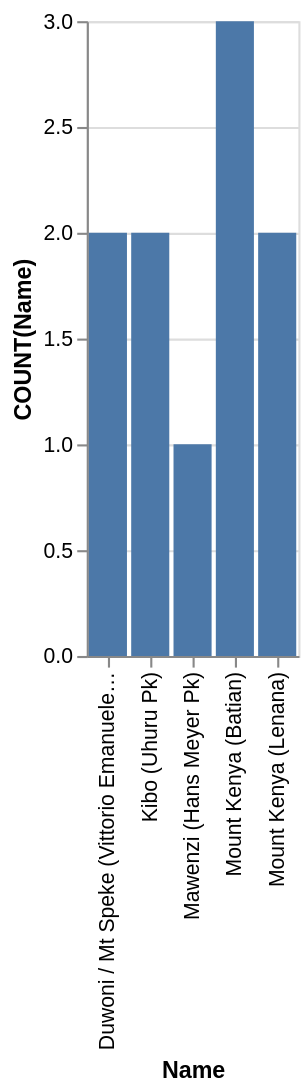

Describe this chart as a Vega-Lite specification.
### Vega-Lite specification from a JSON file in a GitHub repository (floating-point values rounded to 4 significant figures)
{"data": {"values": [{"x_data": "Duwoni / Mt Speke (Vittorio Emanuele Pk)", "y_data": 2}, {"x_data": "Kibo (Uhuru Pk)", "y_data": 2}, {"x_data": "Mawenzi (Hans Meyer Pk)", "y_data": 1}, {"x_data": "Mount Kenya (Batian)", "y_data": 3}, {"x_data": "Mount Kenya (Lenana)", "y_data": 2}]}, "mark": "bar", "encoding": {"x": {"field": "x_data", "type": "nominal", "title": "Name", "sort": "ascending"}, "y": {"field": "y_data", "type": "quantitative", "title": "COUNT(Name)"}}}
